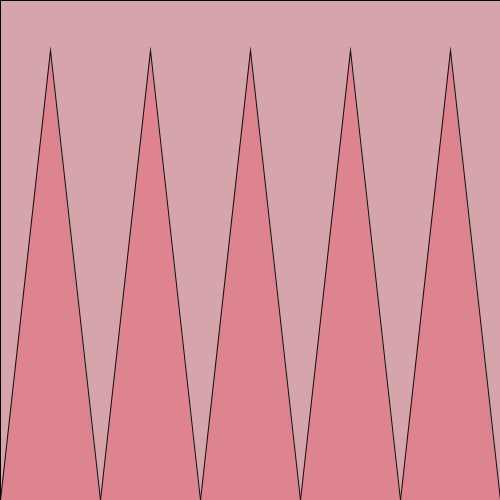
Frame 1 (no input)
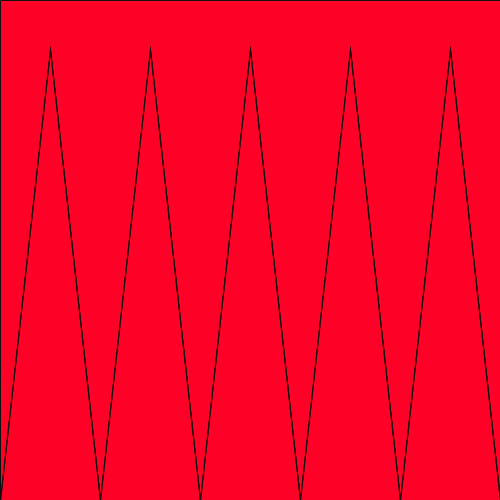
Frame 60 (the mouse pressed at the canvas centre just before this capture)
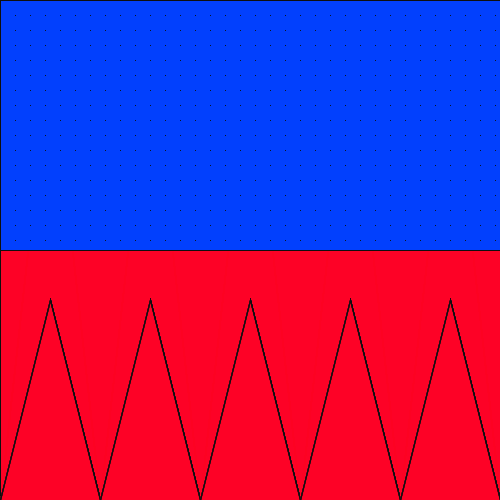
Frame 120 (the mouse held since frame 60 and released just before this capture)

The Processing sketch that drew these frames (run headless with seeded random() and noise(); from frame 60 on, the mouse is pressed at the canvas centre):

// Processing sketch: processing_74575
// ── processing_74575.pde

void setup() {

  size(500, 500);
}

void draw() {

  fill(0, 65, 255, 50);
  rect(0, 0, width, mouseY);

  fill(255, 0, 34, 50);
  rect(0, mouseY, width, height);


  // loop for(init; test; update);
  for (int y=0; y<=mouseY; y=y+15) {
    for (int x=0; x<=width; x=x+15) {
      fill(255);
      point(x, y);
    }

    for (int x1=0; x1<width; x1 = x1+100) {
      stroke(15);    
      fill(255, 0, 34, 50);
      triangle(x1, height, x1+50, mouseY+50, x1+100, height);
    }
  }
}
